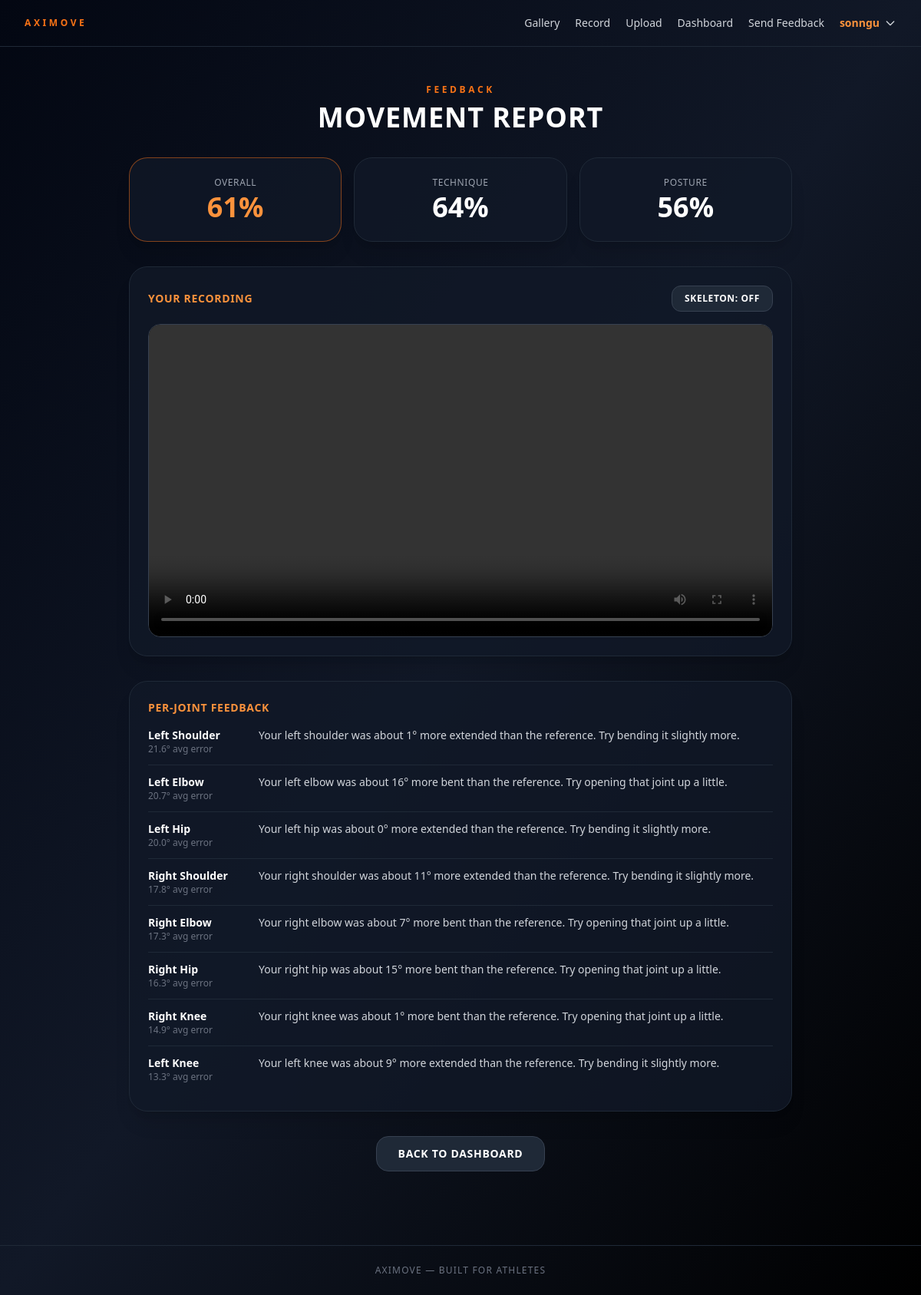
/result/2 (signed in), run on the app's committed database.
### tables this page shows
CREATE TABLE scores (
    id             INTEGER PRIMARY KEY AUTOINCREMENT,
    session_id     INTEGER NOT NULL,
    overall_score  REAL,
    angle_score    REAL,
    landmark_score REAL,
    dtw_distance   REAL,
    FOREIGN KEY (session_id) REFERENCES sessions(id)
);

CREATE TABLE feedback (
    id          INTEGER PRIMARY KEY AUTOINCREMENT,
    session_id  INTEGER NOT NULL,
    joint_name  TEXT,
    error_deg   REAL,
    signed_deg  REAL,
    tip         TEXT,
    FOREIGN KEY (session_id) REFERENCES sessions(id)
);

### app/routes.py (the view)
@bp.route("/result/<int:session_id>")
@login_required
def result(session_id):
    conn = db.get_db()
    s = conn.execute(
        "SELECT * FROM sessions WHERE id = ? AND user_id = ?",
        (session_id, session["user_id"]),
    ).fetchone()
    if s is None:
        abort(404)
    ctx = _result_context(conn, s)
    gallery_item = None
    if s["reference_id"]:
        gallery_item = conn.execute(
            "SELECT id FROM gallery_items WHERE reference_id = ?", (s["reference_id"],)
        ).fetchone()
    on_leaderboard = False
    if gallery_item:
        on_leaderboard = conn.execute(
            "SELECT 1 FROM leaderboard_entries WHERE session_id = ?", (session_id,)
        ).fetchone() is not None
    return render_template(
        "result.html",
        gallery_item_id=(gallery_item["id"] if gallery_item else None),
        can_publish=(gallery_item is not None and s["status"] == "done"
                     and ctx["score"] is not None),
        on_leaderboard=on_leaderboard,
        **ctx,
    )

### app/db.py (called while the page is built)
def get_db():
    if "db" not in g:
        g.db = sqlite3.connect(current_app.config["DB_PATH"])
        g.db.row_factory = sqlite3.Row
        g.db.execute("PRAGMA foreign_keys = ON")
    return g.db

### app/routes.py (called while the page is built)
def login_required(view):
    @wraps(view)
    def wrapper(*args, **kwargs):
        if not session.get("user_id"):
            return redirect(url_for("main.login"))
        return view(*args, **kwargs)
    return wrapper

@bp.app_context_processor
def inject_user():
    return {"username": session.get("username")}

def _result_context(conn, s):
    session_id = s["id"]
    score = conn.execute(
        "SELECT * FROM scores WHERE session_id = ?", (session_id,)
    ).fetchone()
    feedback_rows = conn.execute(
        "SELECT * FROM feedback WHERE session_id = ? ORDER BY error_deg DESC",
        (session_id,),
    ).fetchall()
    raw_name = os.path.basename(s["raw_path"]) if s["raw_path"] else None
    skel_name = os.path.basename(s["skeleton_path"]) if s["skeleton_path"] else None
    ai = None
    if "ai_feedback" in s.keys() and s["ai_feedback"]:
        try:
            ai = json.loads(s["ai_feedback"])
        except (ValueError, TypeError):
            ai = None
    return {
        "session": s, "score": score, "feedback": feedback_rows,
        "raw_name": raw_name, "skeleton_name": skel_name, "ai": ai,
    }

### templates/result.html (shortened to what this page needs)
{% extends "base.html" %}
{% block content %}
<section class="max-w-4xl mx-auto px-4 py-12 space-y-8">
  <div class="text-center">
    <p class="text-xs font-black uppercase tracking-[0.3em] text-orange-500 mb-2">
      {% if leaderboard_view %}Leaderboard{% else %}Feedback{% endif %}
    </p>
    <h1 class="text-4xl font-extrabold uppercase tracking-wide">Movement Report</h1>
  </div>
  {% if score %}
  <div class="grid grid-cols-3 gap-3 sm:gap-4">
    <div class="bg-gray-900/80 border border-orange-500/50 rounded-2xl sm:rounded-3xl p-4 sm:p-6 text-center shadow-xl">
      <p class="text-[10px] sm:text-xs uppercase tracking-wider text-gray-400 mb-1">Overall</p>
      <p class="text-2xl sm:text-4xl font-extrabold text-orange-400">{{ '%.0f'|format(score.overall_score) }}%</p>
    </div>
    <div class="bg-gray-900/80 border border-gray-800 rounded-2xl sm:rounded-3xl p-4 sm:p-6 text-center shadow-xl">
      <p class="text-[10px] sm:text-xs uppercase tracking-wider text-gray-400 mb-1">Technique</p>
      <p class="text-2xl sm:text-4xl font-extrabold text-white">{{ '%.0f'|format(score.angle_score) }}%</p>
    </div>
    <div class="bg-gray-900/80 border border-gray-800 rounded-2xl sm:rounded-3xl p-4 sm:p-6 text-center shadow-xl">
      <p class="text-[10px] sm:text-xs uppercase tracking-wider text-gray-400 mb-1">Posture</p>
      <p class="text-2xl sm:text-4xl font-extrabold text-white">{{ '%.0f'|format(score.landmark_score) }}%</p>
    </div>
  </div>
  {% endif %}
  <div class="bg-gray-900/80 border border-gray-800 rounded-3xl p-6 shadow-xl">
    <div class="flex items-center justify-between mb-4">
      <h3 class="text-sm font-bold uppercase tracking-wider text-orange-400">Your Recording</h3>
      {% if skeleton_name %}
        <button id="btnToggleSkeleton"
          class="bg-gray-800 border border-gray-700 hover:border-orange-500 hover:text-orange-400 transition px-4 py-2 rounded-xl text-xs font-bold uppercase tracking-wider">
          Skeleton: Off
        </button>
      {% endif %}
    </div>
    <video id="resultVideo" controls preload="metadata"
           class="w-full rounded-2xl border border-gray-700 bg-black"
           data-raw="{{ url_for('main.serve_raw', filename=raw_name) if raw_name else '' }}"
           data-skeleton="{{ url_for('main.serve_skeleton', filename=skeleton_name) if skeleton_name else '' }}"
           src="{{ url_for('main.serve_raw', filename=raw_name) if raw_name else '' }}"></video>
  </div>
  {% if ai %}
  <div class="space-y-4">
    <div class="text-center">
      <p class="text-xs font-black uppercase tracking-[0.3em] text-orange-500 mb-2">AI Coach</p>
      <h2 class="text-2xl sm:text-3xl font-extrabold uppercase tracking-wide text-white">{{ ai.exercise }}</h2>
    </div>
    {% set blocks = [
      ('Major Errors', ai.major_errors, 'No major errors — nice work.'),
      ('Tips to Improve', ai.tips, 'No tips right now.'),
      ('Supporting Exercises', ai.supporting_exercises, 'No supporting exercises suggested.')
    ] %}
    {% for title, items, empty in blocks %}
      <details {% if loop.first %}open{% endif %}
        class="bg-gray-900/80 border border-gray-800 rounded-2xl shadow-xl overflow-hidden">
        <summary class="cursor-pointer flex items-center justify-between p-5 text-sm font-bold uppercase tracking-wider text-orange-400">
          <span>{{ title }}</span>
          <span class="chev text-gray-500">&#9662;</span>
        </summary>
        <div class="px-5 pb-5">
          {% if items %}
            <ul class="list-disc list-inside space-y-2 text-gray-300 text-sm">
              {% for item in items %}<li>{{ item }}</li>{% endfor %}
            </ul>
          {% else %}
            <p class="text-gray-400 text-sm">{{ empty }}</p>
          {% endif %}
        </div>
      </details>
    {% endfor %}
    {% if ai.quote %}
      <p class="text-center italic text-orange-300/90 pt-2">“{{ ai.quote }}”</p>
    {% endif %}
  </div>
  {% elif feedback %}
  <div class="bg-gray-900/80 border border-gray-800 rounded-3xl p-6 shadow-xl">
    <h3 class="text-sm font-bold uppercase tracking-wider text-orange-400 mb-4">Per-Joint Feedback</h3>
    <div class="space-y-3">
      {% for f in feedback %}
        <div class="flex flex-col sm:flex-row sm:items-start gap-1 sm:gap-4 border-b border-gray-800 pb-3 last:border-0">
          <div class="sm:w-32 sm:shrink-0">
            <p class="font-bold text-white text-sm">{{ f.joint_name }}</p>
            <p class="text-xs text-gray-500">{{ '%.1f'|format(f.error_deg) }}° avg error</p>
          </div>
          <p class="text-sm text-gray-300">{{ f.tip }}</p>
        </div>
      {% endfor %}
    </div>
  </div>
  {% endif %}
  <div class="text-center">
    <a href="{{ back_url or url_for('main.dashboard') }}"
       class="inline-block bg-gray-800 border border-gray-700 hover:border-orange-500 hover:text-orange-400 transition px-7 py-3 rounded-2xl font-bold uppercase tracking-wider text-sm">
      {% if leaderboard_view %}Back to Gallery{% else %}Back to Dashboard{% endif %}
    </a>
  </div>
</section>
{% endblock %}

### static/css/style.css (style rules this page uses)
html { scroll-behavior: smooth; }

### data on the page
scores: overall_score "61", angle_score "64", landmark_score "56"
feedback: joint_name "Left Shoulder", error_deg "21.6", tip "Your left shoulder was about 1° more extended than the reference. Try bending it slightly more."
feedback: joint_name "Left Elbow", error_deg "20.7", tip "Your left elbow was about 16° more bent than the reference. Try opening that joint up a little."
feedback: joint_name "Left Hip", error_deg "20.0", tip "Your left hip was about 0° more extended than the reference. Try bending it slightly more."
feedback: joint_name "Right Shoulder", error_deg "17.8", tip "Your right shoulder was about 11° more extended than the reference. Try bending it slightly more."
feedback: joint_name "Right Elbow", error_deg "17.3", tip "Your right elbow was about 7° more bent than the reference. Try opening that joint up a little."
feedback: joint_name "Right Hip", error_deg "16.3", tip "Your right hip was about 15° more bent than the reference. Try opening that joint up a little."
feedback: joint_name "Right Knee", error_deg "14.9", tip "Your right knee was about 1° more bent than the reference. Try opening that joint up a little."
feedback: joint_name "Left Knee", error_deg "13.3", tip "Your left knee was about 9° more extended than the reference. Try bending it slightly more."

### other printed values
{{ username }} "sonngu"
